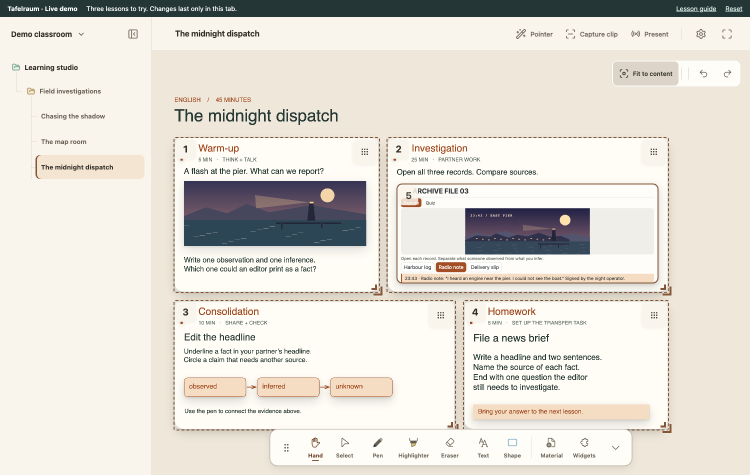
#> input picture docs/images/midnight-dispatch.png, 1500 x 950 px (shown at 1/2 size)
$ python -i compare.py   (imports and definitions only)
#> lines starting #> are read from the running program, lines starting #| are printed output that depends on the picture
"""Make three real local comparison images. Does not change Tafelraum or its archive."""
import argparse
import ctypes
import ctypes.util
import hashlib
import json
import os
from pathlib import Path
import platform
import shutil
import subprocess
import time

import numpy as np
from PIL import Image, ImageOps

HERE = Path(__file__).resolve().parent
ROOT = HERE.parents[1]
Image.MAX_IMAGE_PIXELS = 30_000_000


def sha(data):
    return hashlib.sha256(data).hexdigest()


# [19 lines left out: function baseline, not called in this run]


def opencv(rgb):
    import cv2
    started = time.perf_counter()
    height, width = rgb.shape[:2]
#> height = 950; width = 1500
    lab = cv2.cvtColor(rgb, cv2.COLOR_RGB2LAB)
#> lab: shape (950, 1500, 3); mean of channels 0, 1, 2 223.7, 128, 132.7
    light = lab[:, :, 0].astype(np.float32)
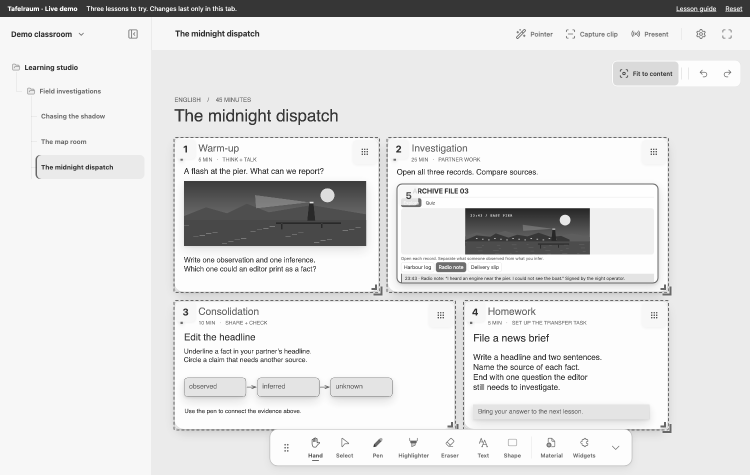
#> light: shape (950, 1500) float32 (shown at 1/2 size); min 38, max 255, mean 223.7
    ratio = min(1.0, 1200 / max(height, width))
#> ratio = 0.8
    small = cv2.resize(light, None, fx=ratio, fy=ratio, interpolation=cv2.INTER_AREA)
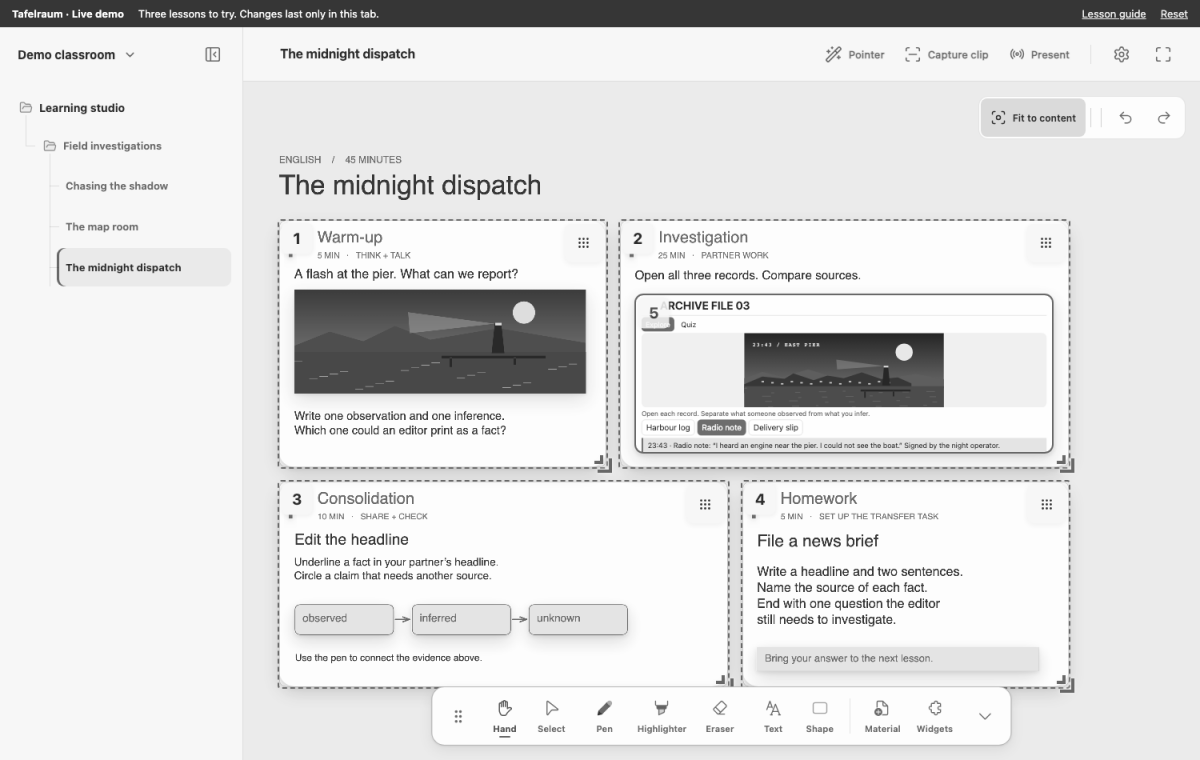
#> small: shape (760, 1200) float32; min 38, max 255, mean 223.7
    # Estimate the slowly changing paper illumination, then lift dim regions.
    paper = cv2.morphologyEx(small, cv2.MORPH_CLOSE, cv2.getStructuringElement(cv2.MORPH_ELLIPSE, (31, 31)))
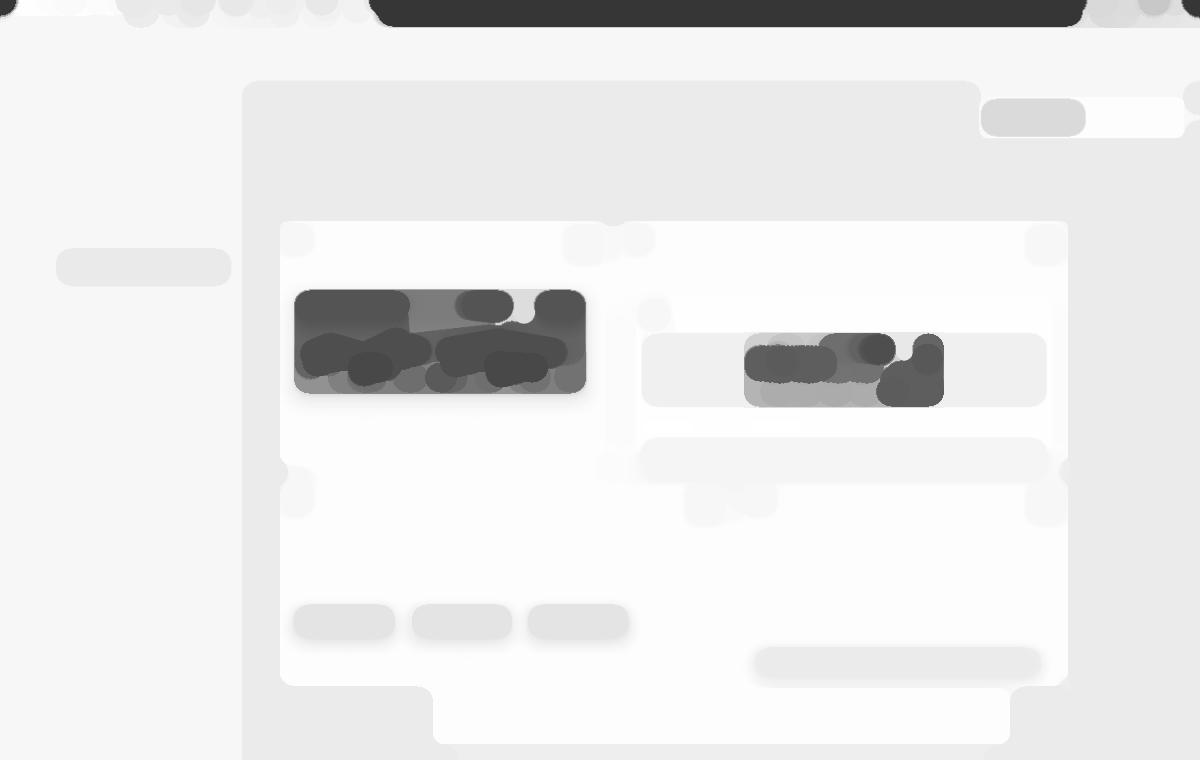
#> paper: shape (760, 1200) float32; min 54, max 255, mean 233.6
    paper = cv2.GaussianBlur(paper, (0, 0), 10)
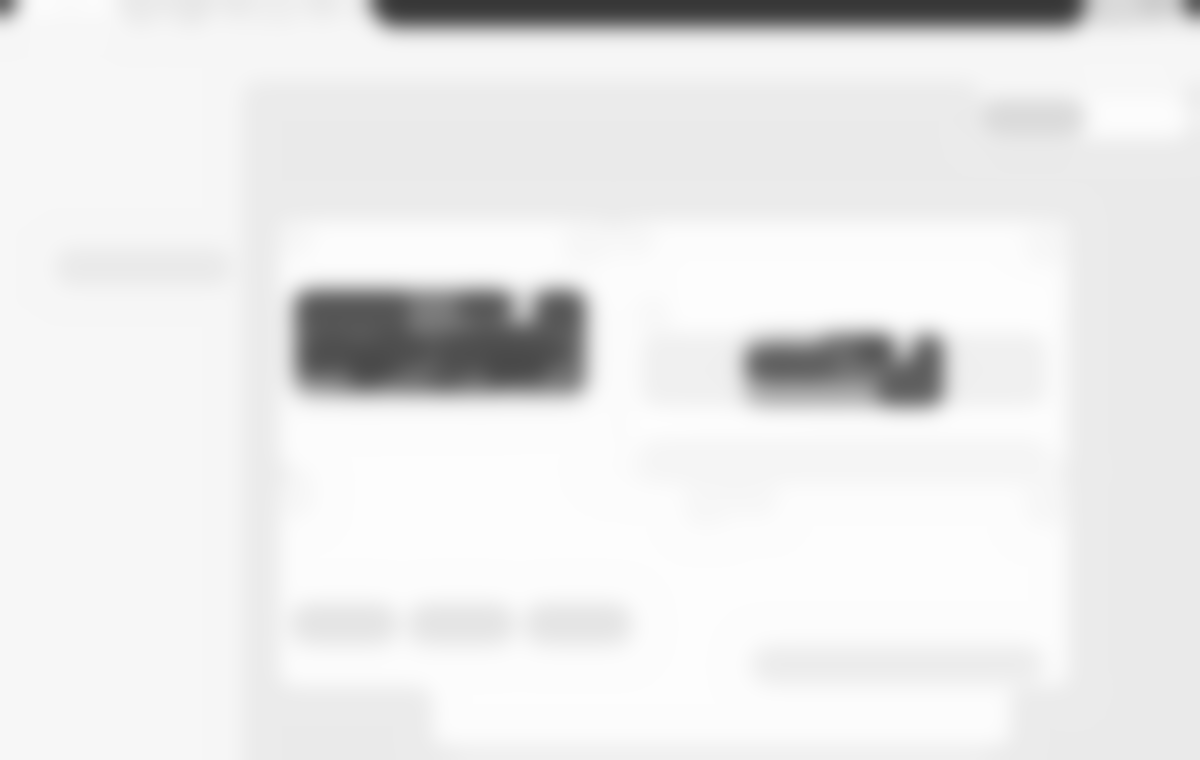
#> paper: shape (760, 1200) float32; min 55.46, max 253.8, mean 233.6
    paper = cv2.resize(paper, (width, height), interpolation=cv2.INTER_LINEAR)
#> paper: shape (950, 1500) float32
    gain = np.clip(245.0 / np.maximum(paper, 32), 1.0, 1.65)
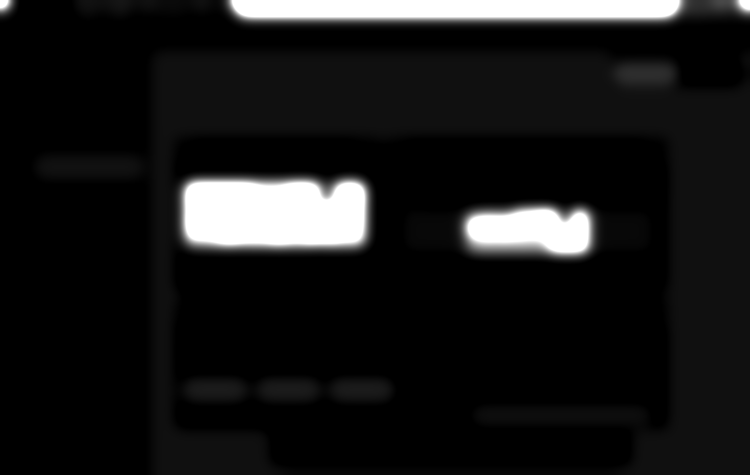
#> gain: shape (950, 1500) float32 (shown at 1/2 size); min 1, max 1.65, mean 1.06; drawn with min black and max white
    corrected = np.clip(light * (1 + (gain - 1) * 0.8), 0, 255).astype(np.uint8)
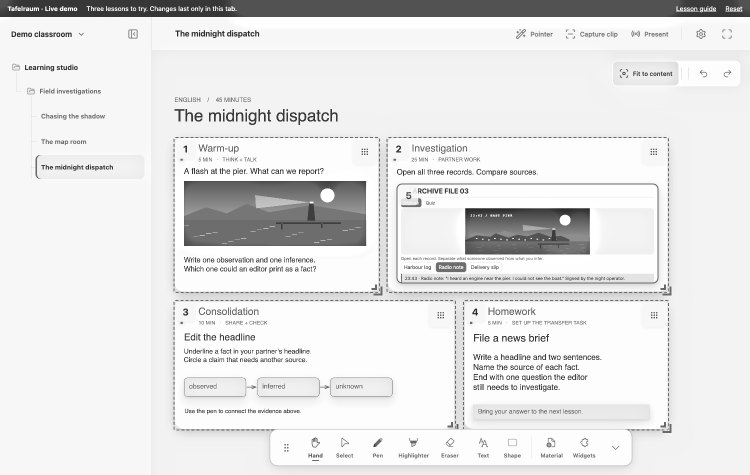
#> corrected: shape (950, 1500) (shown at 1/2 size); min 38, max 255, mean 228.4
    local = cv2.createCLAHE(clipLimit=1.5, tileGridSize=(8, 8)).apply(corrected)
    lab[:, :, 0] = np.clip(corrected.astype(np.float32) * 0.85 + local.astype(np.float32) * 0.15, 0, 255).astype(np.uint8)
#> lab: shape (950, 1500, 3); mean of channels 0, 1, 2 227.2, 128, 132.7
    output = cv2.cvtColor(lab, cv2.COLOR_LAB2RGB)
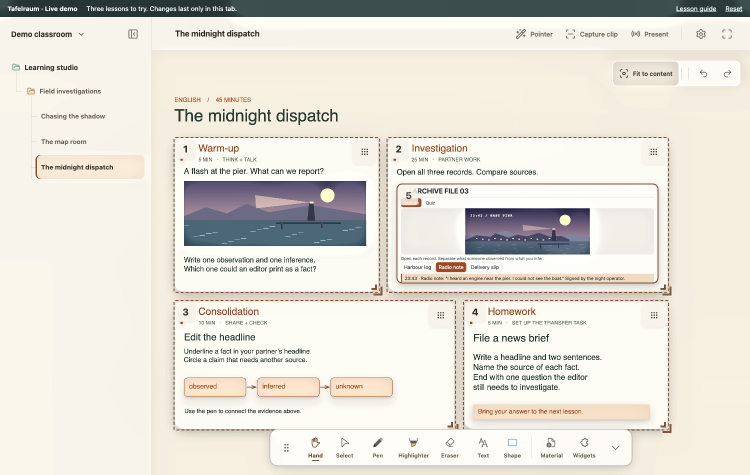
#> output: shape (950, 1500, 3) (shown at 1/2 size); mean R, G, B 228.8, 224.8, 216.1
    return output, {
        'implementation': 'opencv-paper-light-v1', 'opencvVersion': cv2.__version__,
        'parameters': {'backgroundMaxSide': 1200, 'closingKernel': 31, 'backgroundSigma': 10,
                       'paperTarget': 245, 'maximumGain': 1.65, 'illuminationBlend': 0.8,
                       'claheClip': 1.5, 'claheGrid': [8, 8], 'claheBlend': 0.15},
        'operationMs': round((time.perf_counter() - started) * 1000, 2),
        'timingScope': 'already imported OpenCV; no file decoding/encoding',
    }


# [104 lines left out: functions leptonica, main, not called in this run]


# [2 lines not run here, left out]

>>> import cv2
>>> picture = cv2.cvtColor(cv2.imread('../../docs/images/midnight-dispatch.png'), cv2.COLOR_BGR2RGB)
>>> result = opencv(picture)
